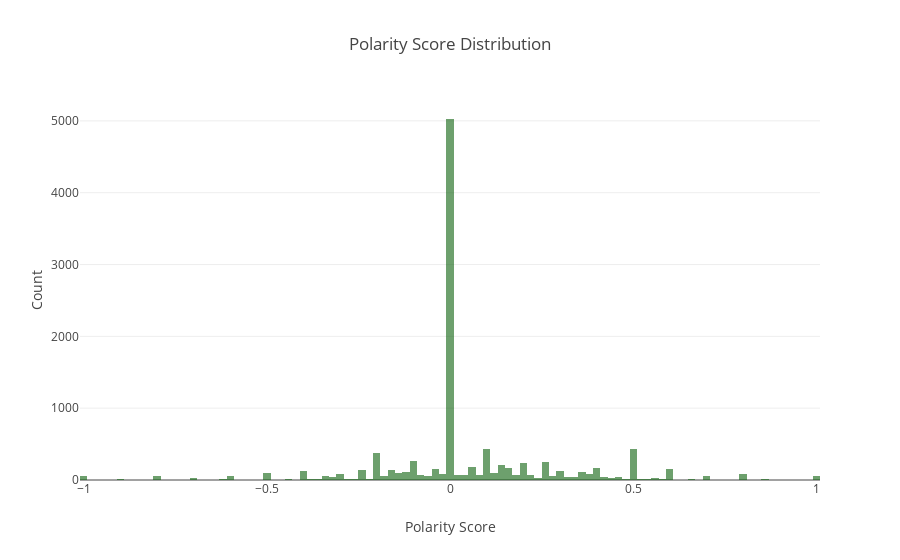

Write notebook code for a chart like this one.
### Markdown cell above
## Dist. plot of polarity score

### Code cell
data = [go.Histogram(
        x = df.polarity,
        marker=dict(color='rgba(12, 98, 12, 0.6)')
)]

layout = go.Layout(
    title='Polarity Score Distribution',
    xaxis=dict(title='Polarity Score'),
    yaxis=dict(title='Count')
)

fig = go.Figure(data=data, layout=layout)

py.iplot(fig, filename='basic-hist')

### Figure 1 — Plotly figure (JSON) as saved in the notebook; plotly's stock layout.template omitted (floating-point values rounded to 4 significant figures; data arrays with more than 128 entries replaced by an {"elided": "..."} marker saying what was removed)
{"data": [{"marker": {"color": "rgba(12, 98, 12, 0.6)"}, "type": "histogram", "uid": "31b5276a-4818-4e62-aece-414658d45c89", "x": {"elided": "10876 float values"}}], "layout": {"title": {"text": "Polarity Score Distribution"}, "xaxis": {"title": {"text": "Polarity Score"}}, "yaxis": {"title": {"text": "Count"}}}}
